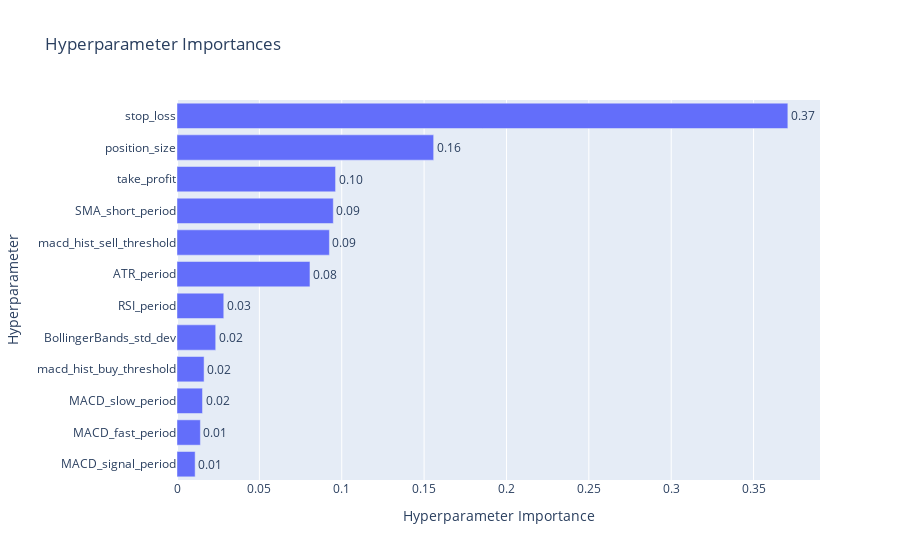

Write notebook code for a chart like this one.
### Code cell
opt.analyze_parameter_importance()
useless_params = opt.get_useless_parameters(threshold=0.01)
opt.plot_importance()  # Graphique interactif

### Figure 1 — Plotly figure (JSON) as saved in the notebook; plotly's stock layout.template omitted (floating-point values rounded to 4 significant figures)
{"data": [{"cliponaxis": false, "hovertemplate": ["MACD_signal_period (IntDistribution): 0.0110123002826764<extra></extra>", "MACD_fast_period (IntDistribution): 0.01420131214359503<extra></extra>", "MACD_slow_period (IntDistribution): 0.01548487698845029<extra></extra>", "macd_hist_buy_threshold (FloatDistribution): 0.016443369345545526<extra></extra>", "BollingerBands_std_dev (FloatDistribution): 0.023497935031136657<extra></extra>", "RSI_period (IntDistribution): 0.028392739546760967<extra></extra>", "ATR_period (IntDistribution): 0.08070866054433763<extra></extra>", "macd_hist_sell_threshold (FloatDistribution): 0.0925124989980611<extra></extra>", "SMA_short_period (IntDistribution): 0.09488046189481526<extra></extra>", "take_profit (FloatDistribution): 0.09625662101153509<extra></extra>", "position_size (FloatDistribution): 0.1558029658289904<extra></extra>", "stop_loss (FloatDistribution): 0.3708062583840956<extra></extra>"], "name": "Objective Value", "orientation": "h", "text": ["0.01", "0.01", "0.02", "0.02", "0.02", "0.03", "0.08", "0.09", "0.09", "0.10", "0.16", "0.37"], "textposition": "outside", "type": "bar", "x": [0.01101, 0.0142, 0.01548, 0.01644, 0.0235, 0.02839, 0.08071, 0.09251, 0.09488, 0.09626, 0.1558, 0.3708], "y": ["MACD_signal_period", "MACD_fast_period", "MACD_slow_period", "macd_hist_buy_threshold", "BollingerBands_std_dev", "RSI_period", "ATR_period", "macd_hist_sell_threshold", "SMA_short_period", "take_profit", "position_size", "stop_loss"]}], "layout": {"title": {"text": "Hyperparameter Importances"}, "xaxis": {"title": {"text": "Hyperparameter Importance"}}, "yaxis": {"title": {"text": "Hyperparameter"}}}}
